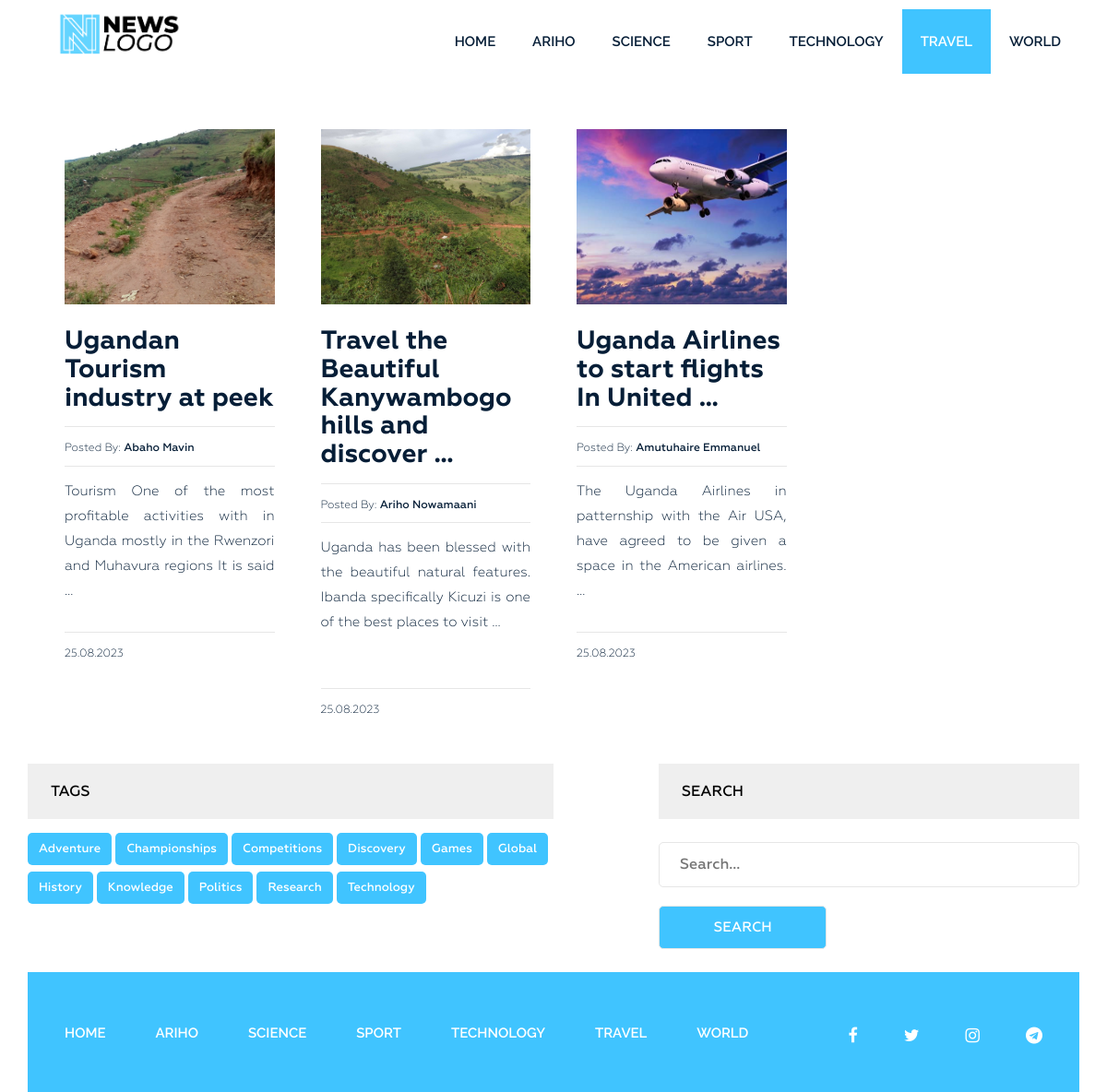
/category/travel/, run on the app's committed database.
### news/models.py (models this page shows, shortened)
class Category(models.Model):
    title = models.CharField(max_length=255)
    slug = models.SlugField(max_length=255, verbose_name='Category_url', unique=True)
    def __str__(self):
        return self.title
    def get_absolute_url(self):
        return reverse('category', kwargs={"slug": self.slug})
    class Meta:
        verbose_name = 'Category(s)'
        verbose_name_plural = 'Categories'
        ordering = ['title']

class Post(models.Model):
    title = models.CharField(max_length=255, verbose_name='Name')
    slug = models.SlugField(max_length=255, unique=True, verbose_name='Link')
    author = models.CharField(max_length=100, verbose_name='Author')
    content = models.TextField(blank=True, verbose_name='Content')
    created_at = models.DateTimeField(default=timezone.now(), verbose_name='Published')
    photo = models.ImageField(upload_to='photos/%Y/%m/%d/', blank=True, verbose_name='Photo')
    views = models.IntegerField(default=0, verbose_name='Number of views')
    category = models.ForeignKey(Category, on_delete=models.PROTECT, related_name='posts', verbose_name='Category')
    tags = models.ManyToManyField(Tag, blank=True, related_name='posts', verbose_name='Tag')
    is_published = models.BooleanField(default=True)
    def get_absolute_url(self):
        return reverse('post', kwargs={"slug": self.slug})
    class Meta:
        verbose_name = 'Article(s)'
        verbose_name_plural = 'Articles'
        ordering = ['-created_at']

class Tag(models.Model):
    title = models.CharField(max_length=50)
    slug = models.SlugField(max_length=50, verbose_name='Slug_url', unique=True)
    def get_absolute_url(self):
        return reverse('tag', kwargs={"slug": self.slug})
    class Meta:
        verbose_name = 'Tag'
        verbose_name_plural = 'Tags'
        ordering = ['title']

### news/views.py (the view)
# urls.py: path('category/<str:slug>/', PostsByCategory.as_view(), name='category'),
class PostsByCategory(ListView):
    template_name = 'news/category.html'
    context_object_name = 'posts'
    paginate_by = 4
    allow_empty = False
    def get_queryset(self):
        queryset = Post.objects.filter(category__slug=self.kwargs['slug']).order_by('-created_at')
        if not queryset.exists():
            raise Http404("No posts found in this category.")
        return queryset
    def get_context_data(self, *, object_list=None, **kwargs):
        context = super().get_context_data(**kwargs)
        context['title'] = Category.objects.get(slug=self.kwargs['slug'])
        return context

### news/templatetags/menu.py (called while the page is built)
@register.inclusion_tag('news/menu_tpl.html')
def show_menu(menu_class='menu'):
    categories = Category.objects.all()
    return {"categories": categories, "menu_class": menu_class}

### news/templatetags/sidebar.py (called while the page is built)
@register.inclusion_tag('news/tags_tpl.html')
def get_tags():
    tags = Tag.objects.all()
    return {"tags": tags}

### news/templates/news/category.html (shortened to what this page needs)
{% extends 'base.html' %}
{% load static %}
{% load sidebar %}
{% block content %}
<section class="blog-post-area">
    <div class="container">
        <div class="row">
            <div class="blog-post-area-style">
                {% for post in posts %}
                    <div class="col-md-3">
                        <div class="single-post">
                            <div class="main-img">
                                {% if post.photo %}
                                <img src="{{ post.photo.url }}" alt="{{ post.title }}">
                                {% else %}
                                <img src="{% static 'img/no-image.jpeg'%}" alt="{{ post.title }}" height="201" width="300">
                                {% endif %}
                            </div>
                            <h3><a href="{{ post.get_absolute_url }}">{{ post.title|truncatewords_html:7|safe }}</a></h3>
                            <h4><span>Posted By: <span class="author-name">{{ post.author }}</span></span></h4>
                            <a href="{{ post.get_absolute_url }}"><p>{{ post.content|truncatewords_html:20|safe }}</p></a>
                            <h4><span>{{ post.created_at|date:"d.m.Y" }}</span></h4>
                        </div>
                    </div>
                {% endfor %}
            </div>
        </div>
        <section class="main-nav single-blog-area">
            <div class="right-tags">
                {% get_tags %}
            </div>
            <div class="left-search newsletter">
                <h2 class="sidebar-title main-tl">Search</h2>
                <form action="{% url 'search' %}" method="get">
                    <input type="text" name="s" id="" placeholder="Search...">
                    <input type="submit" value="Search">
                </form>
            </div>
        </section>
    </div>
</section>
{% endblock %}

### news/templates/news/tags_tpl.html
<div class="tags">
    <h2 class="sidebar-title main-tl">Tags</h2>
    {% for tag in tags %}
    <p><a href="{{ tag.get_absolute_url }}">{{ tag.title }}</a></p>
    {% endfor %}
</div>

### news_app/static/style.css (style rules this page uses)
.main-nav { display: flex; justify-content: space-between; margin-bottom: 15px !important; }
.left-search { width: 40%; }
.right-tags { width: 50%; }
.main-tl { margin-top: 0px !important; }
.wrapper header.header .menu { margin: 0 }
.wrapper header.header .menu ul { float: right; margin: 0; padding: 0; margin-right: 4px; }
.wrapper header.header .menu ul li { display: inline-block; list-style: outside none none; margin: 10px -4px 10px 0; }
.wrapper header.header .menu ul li a { color: rgb(6, 30, 55); font-family: "Raleway", sans-serif; font-size: 15px; font-weight: 600; line-height: 70px; padding: 26px 20px; text-decoration: none; text-transform: uppercase; }
.wrapper header.header .menu ul li.active a { background: #40c4ff; color: #fff; }
section.blog-post-area img { width: 100%; }
section.blog-post-area .single-post { padding-right: 20px; margin: 40px 0px 0px; }
section.blog-post-area h4 span { font-family: Geometria; font-weight: 400; font-size: 12px; color: #061e37; text-decoration: none; }
section.blog-post-area h4 span.author-name { font-weight: 500; }
.blog-post-area .single-post h3 a { font-family: Geometria; font-size: 28px; font-weight: 700; text-decoration: none; color: #061e37; }
.blog-post-area .single-post p { color: #061e37; font-family: Geometria; font-size: 15px; font-weight: 400; line-height: 27px; padding-top: 14px; position: relative; text-align: justify; min-height: 170px; }
.blog-post-area .single-post h4 { margin-bottom: 12px; padding-top: 10px; position: relative; }
.blog-post-area .single-post h4::before { background: #e6e6e6 none repeat scroll 0 0; content: ""; height: 1px; position: absolute; top: 0; width: 100%; }
.blog-post-area .single-post p::before { background: #e6e6e6 none repeat scroll 0 0; content: ""; height: 1px; position: absolute; top: 0; width: 100%; }
.blog-post-area .single-post h3 { margin: 25px 0 15px; min-height: 80px; }
.single-post a { text-decoration: none !important; }
.blog-post-area .blog-post-area-style { margin: 0 20px 0 40px; }
.wrapper footer.footer .footer-menu { margin: 0 }
.wrapper footer.footer .footer-menu ul { line-height: 130px; margin: 0; padding: 0; }
.wrapper footer.footer .footer-menu ul li { display: inline; list-style: outside none none; margin: 0; padding: 30px 0px; }
.wrapper footer.footer .footer-menu ul li a { color: #fff; font-family: "Raleway", sans-serif; font-size: 15px; font-weight: 600; line-height: 70px; margin-left: 40px; padding: 26px 10px 26px 0; text-decoration: none; text-transform: uppercase; }
.single-blog-area { margin-bottom: 100px; display: flex; align-items: baseline; }
.single-blog-area h2 { color: #010101; font-family: Geometria; font-size: 38px; font-weight: 500; margin-bottom: 15иpx; margin-top: 45px; }
.single-blog-area p { font-family: Geometria; font-size: 15px; font-weight: 500; line-height: 35px; position: relative; text-align: justify; }
.single-blog-area form input { border: 1px solid #e6e6e6; margin-top: 10px; margin-bottom: 10px; padding: 12px 22px; border-radius: 5px; width: 100% }
.single-blog-area form input[placeholder] { color: #000; font-family: Geometria; font-size: 16px; font-weight: 500; }
.single-blog-area form { margin: 50px 0 0; position: relative; }
.single-blog-area h2.sidebar-title { background: #efefef none repeat scroll 0 0; color: #000; font-family: Geometria; font-size: 16px; font-weight: 500; margin-bottom: 15px; margin-top: 50px; padding: 21px 25px; text-transform: uppercase; }
.single-blog-area .tags p { background: #40c4ff none repeat scroll 0 0; border-radius: 5px; display: inline-block; font-family: Geometria; font-size: 13px; font-weight: 500; margin-right: 4px; padding: 0 12px; margin-bottom: 7px; }
.single-blog-area .tags p a { color: #fff; display: inline-block; text-decoration: none; }
.single-blog-area .newsletter form { margin: 15px 0 0; }
.single-blog-area .newsletter input[type="submit"] { width: 40%; min-width: 110px; background: #40c4ff; color: #fff; text-transform: uppercase; font-family: Geometria; font-size: 15px; font-weight: 500; }
.tags { margin-top: 40px; display: inline-table; }
.main-img { height: 190px; overflow: hidden; margin-top: 50px; display: flex; align-items: center; justify-content: center; }
.main-img img { height: 100% !important; width: 100% !important; object-fit: cover !important; object-position: center !important; }
form input { outline: none; }

### data on the page
Category: title "ARIHO"
Category: title "SCIENCE"
Category: title "SPORT"
Category: title "TECHNOLOGY"
Category: title "TRAVEL"
Category: title "WORLD"
Post: photo (picture), title "Ugandan Tourism industry at peek", author "Abaho Mavin", content "Tourism One of the most profitable activities with in Uganda mostly in the Rwenzori and Muhavura regions It is said …", created_at "25.08.2023"
Post: photo (picture), title "Travel the Beautiful Kanywambogo hills and discover …", author "Ariho Nowamaani", content "Uganda has been blessed with the beautiful natural features. Ibanda specifically Kicuzi is one of the best places to visit …", created_at "25.08.2023"
Post: photo (picture), title "Uganda Airlines to start flights In United …", author "Amutuhaire Emmanuel", content "The Uganda Airlines in patternship with the Air USA, have agreed to be given a space in the American airlines. …", created_at "25.08.2023"
Tag: title "Adventure"
Tag: title "Championships"
Tag: title "Competitions"
Tag: title "Discovery"
Tag: title "Games"
Tag: title "Global"
Tag: title "History"
Tag: title "Knowledge"
Tag: title "Politics"
Tag: title "Research"
Tag: title "Technology"
